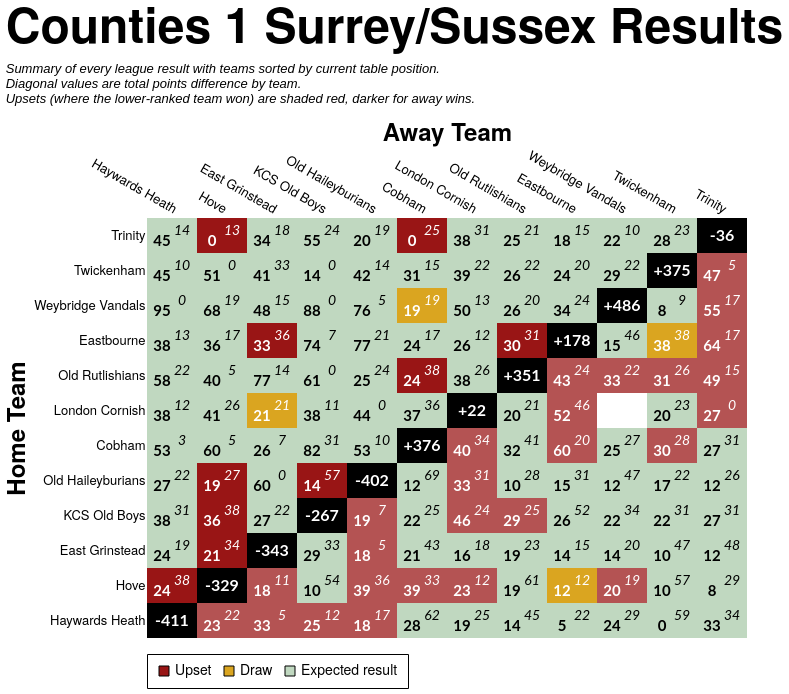

The specification (Vega-Lite) saved for this image:
### Vega-Lite specification from a JSON file in a GitHub repository (floating-point values rounded to 4 significant figures; data arrays with more than 128 entries replaced by an {"elided": "..."} marker saying what was removed)
{"config": {"axis": {"labelFont": "PT Sans Narrow, Helvetica Neue, Helvetica, Arial, sans-serif", "titleFont": "PT Sans Narrow, Helvetica Neue, Helvetica, Arial, sans-serif", "labelFontSize": 13, "titleFontSize": 24, "gridColor": "#202947", "gridOpacity": 0.2, "zindex": 1}, "text": {"font": "Lato, sans-serif"}, "bar": {"cornerRadiusEnd": 5}, "header": {"labelFont": "PT Sans Narrow, Helvetica Neue, Helvetica, Arial, sans-serif", "titleFont": "PT Sans Narrow, Helvetica Neue, Helvetica, Arial, sans-serif", "labelFontSize": 24, "titleFontSize": 28, "labelFontWeight": "bold", "orient": "left"}, "legend": {"labelFont": "PT Sans Narrow, Helvetica Neue, Helvetica, Arial, sans-serif", "titleFont": "PT Sans Narrow, Helvetica Neue, Helvetica, Arial, sans-serif", "labelFontSize": 14, "titleFontSize": 16, "titlePadding": 5, "fillColor": "white", "strokeColor": "black", "padding": 10, "titleFontWeight": "lighter", "titleFontStyle": "italic", "titleColor": "gray", "offset": 10}, "title": {"font": "PT Sans Narrow, Helvetica Neue, Helvetica, Arial, sans-serif", "fontSize": 48, "fontWeight": "bold", "anchor": "start", "align": "center", "titlePadding": 20, "subtitlePadding": 10, "subtitleFontSize": 13, "subtitleColor": "", "subtitleFontStyle": "italic", "offset": 15, "color": "black"}, "axisX": {"labelAngle": 0}, "facet": {"title": null, "header": null, "align": {"row": "each", "column": "each"}, "spacing": 10}, "resolve": {"scale": {"y": "independent", "facet": "independent"}}, "background": "transparent", "scale": {"offsetBandPaddingOuter": 0.2, "offsetBandPaddingInner": 0.1}, "view": {"stroke": null, "background": "transparent"}}, "layer": [{"data": {"name": "data-8903a3f5f48bf1999c1861e2cf4e99ef"}, "mark": {"type": "rect"}, "encoding": {"color": {"field": "unexpected_result", "legend": {"labelExpr": "datum.value === 'Upset (Away Win)' ? 'Upset' : datum.value", "labelLimit": 220, "offset": 16, "orient": "bottom", "symbolStrokeColor": "black", "symbolStrokeWidth": 1, "values": ["Upset (Away Win)", "Draw", "Expected result"]}, "scale": {"domain": ["Expected result", "Upset (Home Win)", "Upset (Away Win)", "Draw", "To be played", "N/A"], "range": ["#146f1444", "#991515bb", "#991515", "goldenrod", "white", "black"]}, "title": null, "type": "nominal"}, "opacity": {"condition": {"test": "datum.home_team == param_21['home_team'] || datum.away_team == param_21['home_team'] || !isValid(param_21['home_team'])", "value": 1.0}, "value": 0.1}, "tooltip": [{"field": "home_team", "title": "Home", "type": "nominal"}, {"field": "away_team", "title": "Away", "type": "nominal"}, {"field": "home_score_text", "title": "Home Score", "type": "nominal"}, {"field": "away_score_text", "title": "Away Score", "type": "nominal"}, {"field": "result", "title": "Result", "type": "nominal"}, {"field": "unexpected_result", "title": "Unexpectedness", "type": "nominal"}, {"field": "date", "format": "%d %b %Y", "title": "Date", "type": "temporal"}], "x": {"axis": {"domain": false, "grid": false, "labelAngle": 30, "orient": "top", "ticks": false}, "field": "away_team", "sort": ["Haywards Heath", "Hove", "East Grinstead", "KCS Old Boys", "Old Haileyburians", "Cobham", "London Cornish", "Old Rutlishians", "Eastbourne", "Weybridge Vandals", "Twickenham", "Trinity"], "title": "Away Team", "type": "nominal"}, "y": {"axis": {"domain": false, "grid": false, "ticks": false}, "field": "home_team", "sort": ["Trinity", "Twickenham", "Weybridge Vandals", "Eastbourne", "Old Rutlishians", "London Cornish", "Cobham", "Old Haileyburians", "KCS Old Boys", "East Grinstead", "Hove", "Haywards Heath"], "title": "Home Team", "type": "nominal"}}, "name": "view_22"}, {"data": {"name": "data-8903a3f5f48bf1999c1861e2cf4e99ef"}, "mark": {"type": "text", "fontStyle": "italic", "size": 14, "xOffset": 10, "yOffset": -5}, "encoding": {"color": {"condition": {"test": "(datum.home_team == param_21['home_team'] || datum.away_team == param_21['home_team'] || !isValid(param_21['home_team'])) && datum.unexpected_result == 'Expected result'", "value": "black"}, "value": "white"}, "text": {"field": "away_score_text", "type": "nominal"}, "x": {"field": "away_team", "sort": ["Haywards Heath", "Hove", "East Grinstead", "KCS Old Boys", "Old Haileyburians", "Cobham", "London Cornish", "Old Rutlishians", "Eastbourne", "Weybridge Vandals", "Twickenham", "Trinity"], "type": "nominal"}, "y": {"field": "home_team", "sort": ["Trinity", "Twickenham", "Weybridge Vandals", "Eastbourne", "Old Rutlishians", "London Cornish", "Cobham", "Old Haileyburians", "KCS Old Boys", "East Grinstead", "Hove", "Haywards Heath"], "type": "nominal"}}, "transform": [{"filter": "datum.away_score_text != '' && datum.away_score_text != 'WO'"}]}, {"data": {"name": "data-8903a3f5f48bf1999c1861e2cf4e99ef"}, "mark": {"type": "text", "size": 12, "xOffset": 10, "yOffset": -5}, "encoding": {"color": {"condition": {"test": "(datum.home_team == param_21['home_team'] || datum.away_team == param_21['home_team'] || !isValid(param_21['home_team'])) && datum.unexpected_result == 'Expected result'", "value": "black"}, "value": "white"}, "text": {"field": "away_score_text", "type": "nominal"}, "x": {"field": "away_team", "sort": ["Haywards Heath", "Hove", "East Grinstead", "KCS Old Boys", "Old Haileyburians", "Cobham", "London Cornish", "Old Rutlishians", "Eastbourne", "Weybridge Vandals", "Twickenham", "Trinity"], "type": "nominal"}, "y": {"field": "home_team", "sort": ["Trinity", "Twickenham", "Weybridge Vandals", "Eastbourne", "Old Rutlishians", "London Cornish", "Cobham", "Old Haileyburians", "KCS Old Boys", "East Grinstead", "Hove", "Haywards Heath"], "type": "nominal"}}, "transform": [{"filter": "datum.away_score_text == 'WO'"}]}, {"data": {"name": "data-8903a3f5f48bf1999c1861e2cf4e99ef"}, "mark": {"type": "text", "fontWeight": "bold", "size": 15, "xOffset": -10, "yOffset": 5}, "encoding": {"color": {"condition": {"test": "(datum.home_team == param_21['home_team'] || datum.away_team == param_21['home_team'] || !isValid(param_21['home_team'])) && datum.unexpected_result == 'Expected result'", "value": "black"}, "value": "white"}, "text": {"field": "home_score_text", "type": "nominal"}, "x": {"field": "away_team", "sort": ["Haywards Heath", "Hove", "East Grinstead", "KCS Old Boys", "Old Haileyburians", "Cobham", "London Cornish", "Old Rutlishians", "Eastbourne", "Weybridge Vandals", "Twickenham", "Trinity"], "type": "nominal"}, "y": {"field": "home_team", "sort": ["Trinity", "Twickenham", "Weybridge Vandals", "Eastbourne", "Old Rutlishians", "London Cornish", "Cobham", "Old Haileyburians", "KCS Old Boys", "East Grinstead", "Hove", "Haywards Heath"], "type": "nominal"}}, "transform": [{"filter": "datum.home_score_text != '' && datum.home_score_text != 'WO'"}]}, {"data": {"name": "data-8903a3f5f48bf1999c1861e2cf4e99ef"}, "mark": {"type": "text", "size": 12, "xOffset": -10, "yOffset": 5}, "encoding": {"color": {"condition": {"test": "(datum.home_team == param_21['home_team'] || datum.away_team == param_21['home_team'] || !isValid(param_21['home_team'])) && datum.unexpected_result == 'Expected result'", "value": "black"}, "value": "white"}, "text": {"field": "home_score_text", "type": "nominal"}, "x": {"field": "away_team", "sort": ["Haywards Heath", "Hove", "East Grinstead", "KCS Old Boys", "Old Haileyburians", "Cobham", "London Cornish", "Old Rutlishians", "Eastbourne", "Weybridge Vandals", "Twickenham", "Trinity"], "type": "nominal"}, "y": {"field": "home_team", "sort": ["Trinity", "Twickenham", "Weybridge Vandals", "Eastbourne", "Old Rutlishians", "London Cornish", "Cobham", "Old Haileyburians", "KCS Old Boys", "East Grinstead", "Hove", "Haywards Heath"], "type": "nominal"}}, "transform": [{"filter": "datum.home_score_text == 'WO'"}]}, {"data": {"name": "data-298f032328f06be4a9a118fb6a8ecd0a"}, "mark": {"type": "text", "color": "white", "fontWeight": "bold", "size": 16}, "encoding": {"text": {"field": "display_text", "type": "nominal"}, "tooltip": [{"field": "home_team", "title": "Team", "type": "nominal"}, {"field": "display_text", "title": "Points Difference", "type": "nominal"}], "x": {"field": "away_team", "sort": ["Haywards Heath", "Hove", "East Grinstead", "KCS Old Boys", "Old Haileyburians", "Cobham", "London Cornish", "Old Rutlishians", "Eastbourne", "Weybridge Vandals", "Twickenham", "Trinity"], "type": "nominal"}, "y": {"field": "home_team", "sort": ["Trinity", "Twickenham", "Weybridge Vandals", "Eastbourne", "Old Rutlishians", "London Cornish", "Cobham", "Old Haileyburians", "KCS Old Boys", "East Grinstead", "Hove", "Haywards Heath"], "type": "nominal"}}}], "height": {"step": 35}, "params": [{"name": "param_21", "select": {"type": "point", "clear": "dblclick", "fields": ["home_team"], "on": "click"}, "value": null, "views": ["view_22"]}], "title": {"text": "Counties 1 Surrey/Sussex Results", "subtitle": ["Summary of every league result with teams sorted by current table position.", "Diagonal values are total points difference by team.", "Upsets (where the lower-ranked team won) are shaded red, darker for away wins."]}, "width": {"step": 50}, "$schema": "https://vega.github.io/schema/vega-lite/v5.20.1.json", "datasets": {"data-8903a3f5f48bf1999c1861e2cf4e99ef": {"elided": "144 records"}, "data-298f032328f06be4a9a118fb6a8ecd0a": [{"home_team": "Cobham", "away_team": "Cobham", "match_id": null, "date": "", "home_score": null, "away_score": null, "home_walkover": null, "away_walkover": null, "result": "N/A", "home_score_text": "", "away_score_text": "", "wo_result": "", "score_text": "", "display_text": "+376", "is_diagonal": true, "result_simple": "N/A", "unexpected_result": "N/A", "unexpected_opacity": 1.0}, {"home_team": "East Grinstead", "away_team": "East Grinstead", "match_id": null, "date": "", "home_score": null, "away_score": null, "home_walkover": null, "away_walkover": null, "result": "N/A", "home_score_text": "", "away_score_text": "", "wo_result": "", "score_text": "", "display_text": "-343", "is_diagonal": true, "result_simple": "N/A", "unexpected_result": "N/A", "unexpected_opacity": 1.0}, {"home_team": "Eastbourne", "away_team": "Eastbourne", "match_id": null, "date": "", "home_score": null, "away_score": null, "home_walkover": null, "away_walkover": null, "result": "N/A", "home_score_text": "", "away_score_text": "", "wo_result": "", "score_text": "", "display_text": "+178", "is_diagonal": true, "result_simple": "N/A", "unexpected_result": "N/A", "unexpected_opacity": 1.0}, {"home_team": "Haywards Heath", "away_team": "Haywards Heath", "match_id": null, "date": "", "home_score": null, "away_score": null, "home_walkover": null, "away_walkover": null, "result": "N/A", "home_score_text": "", "away_score_text": "", "wo_result": "", "score_text": "", "display_text": "-411", "is_diagonal": true, "result_simple": "N/A", "unexpected_result": "N/A", "unexpected_opacity": 1.0}, {"home_team": "Hove", "away_team": "Hove", "match_id": null, "date": "", "home_score": null, "away_score": null, "home_walkover": null, "away_walkover": null, "result": "N/A", "home_score_text": "", "away_score_text": "", "wo_result": "", "score_text": "", "display_text": "-329", "is_diagonal": true, "result_simple": "N/A", "unexpected_result": "N/A", "unexpected_opacity": 1.0}, {"home_team": "KCS Old Boys", "away_team": "KCS Old Boys", "match_id": null, "date": "", "home_score": null, "away_score": null, "home_walkover": null, "away_walkover": null, "result": "N/A", "home_score_text": "", "away_score_text": "", "wo_result": "", "score_text": "", "display_text": "-267", "is_diagonal": true, "result_simple": "N/A", "unexpected_result": "N/A", "unexpected_opacity": 1.0}, {"home_team": "London Cornish", "away_team": "London Cornish", "match_id": null, "date": "", "home_score": null, "away_score": null, "home_walkover": null, "away_walkover": null, "result": "N/A", "home_score_text": "", "away_score_text": "", "wo_result": "", "score_text": "", "display_text": "+22", "is_diagonal": true, "result_simple": "N/A", "unexpected_result": "N/A", "unexpected_opacity": 1.0}, {"home_team": "Old Haileyburians", "away_team": "Old Haileyburians", "match_id": null, "date": "", "home_score": null, "away_score": null, "home_walkover": null, "away_walkover": null, "result": "N/A", "home_score_text": "", "away_score_text": "", "wo_result": "", "score_text": "", "display_text": "-402", "is_diagonal": true, "result_simple": "N/A", "unexpected_result": "N/A", "unexpected_opacity": 1.0}, {"home_team": "Old Rutlishians", "away_team": "Old Rutlishians", "match_id": null, "date": "", "home_score": null, "away_score": null, "home_walkover": null, "away_walkover": null, "result": "N/A", "home_score_text": "", "away_score_text": "", "wo_result": "", "score_text": "", "display_text": "+351", "is_diagonal": true, "result_simple": "N/A", "unexpected_result": "N/A", "unexpected_opacity": 1.0}, {"home_team": "Trinity", "away_team": "Trinity", "match_id": null, "date": "", "home_score": null, "away_score": null, "home_walkover": null, "away_walkover": null, "result": "N/A", "home_score_text": "", "away_score_text": "", "wo_result": "", "score_text": "", "display_text": "-36", "is_diagonal": true, "result_simple": "N/A", "unexpected_result": "N/A", "unexpected_opacity": 1.0}, {"home_team": "Twickenham", "away_team": "Twickenham", "match_id": null, "date": "", "home_score": null, "away_score": null, "home_walkover": null, "away_walkover": null, "result": "N/A", "home_score_text": "", "away_score_text": "", "wo_result": "", "score_text": "", "display_text": "+375", "is_diagonal": true, "result_simple": "N/A", "unexpected_result": "N/A", "unexpected_opacity": 1.0}, {"home_team": "Weybridge Vandals", "away_team": "Weybridge Vandals", "match_id": null, "date": "", "home_score": null, "away_score": null, "home_walkover": null, "away_walkover": null, "result": "N/A", "home_score_text": "", "away_score_text": "", "wo_result": "", "score_text": "", "display_text": "+486", "is_diagonal": true, "result_simple": "N/A", "unexpected_result": "N/A", "unexpected_opacity": 1.0}]}}
